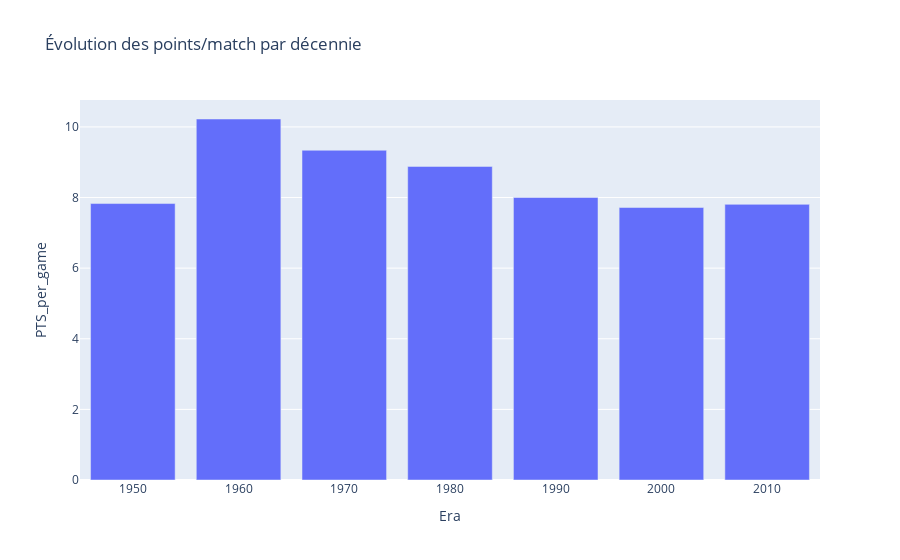

The cell this chart's notebook holds for it:
### Code cell
# Moyenne des points par décennie
era_pts = df.groupby('Era')['PTS_per_game'].mean().reset_index()
fig = px.bar(era_pts, x='Era', y='PTS_per_game', title='Évolution des points/match par décennie')
fig.show()

### Figure 1 — Plotly figure (JSON) as saved in the notebook; plotly's stock layout.template omitted (floating-point values rounded to 4 significant figures)
{"data": [{"alignmentgroup": "True", "hovertemplate": "Era=%{x}<br>PTS_per_game=%{y}<extra></extra>", "legendgroup": "", "marker": {"color": "#636efa", "pattern": {"shape": ""}}, "name": "", "offsetgroup": "", "orientation": "v", "showlegend": false, "textposition": "auto", "type": "bar", "x": [1950, 1960, 1970, 1980, 1990, 2000, 2010], "xaxis": "x", "y": [7.829, 10.22, 9.339, 8.881, 8.002, 7.717, 7.806], "yaxis": "y"}], "layout": {"barmode": "relative", "legend": {"tracegroupgap": 0}, "title": {"text": "Évolution des points/match par décennie"}, "xaxis": {"anchor": "y", "domain": [0, 1], "title": {"text": "Era"}}, "yaxis": {"anchor": "x", "domain": [0, 1], "title": {"text": "PTS_per_game"}}}}
